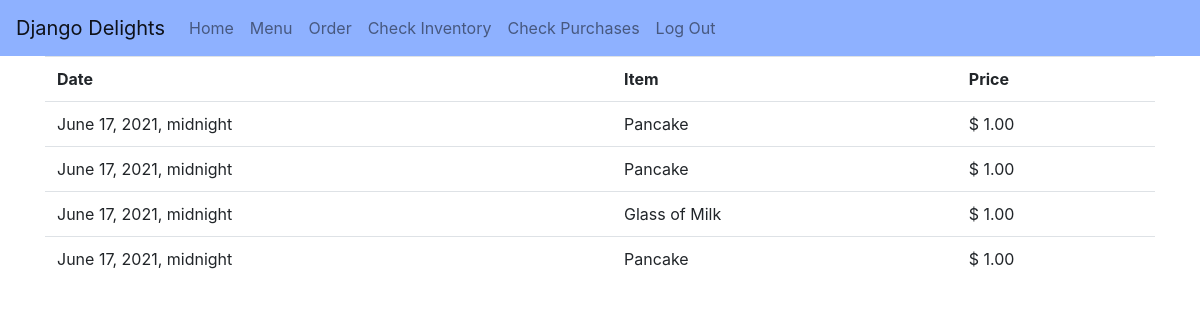
The page /purchases/ (signed in) on the database its author committed.
### inventory/models.py (models this page shows, shortened)
class Purchase(models.Model):
    creation_date = models.DateTimeField(default=datetime.date.today)
    menu_item = models.ForeignKey(MenuItem, on_delete=models.CASCADE, default=1)

class MenuItem(models.Model):
    name = models.CharField(max_length=100)
    description = models.CharField(max_length=1000)
    price = models.DecimalField(max_digits=10, decimal_places=2)
    picture = models.CharField(max_length=250); # Link to picture
    def __str__(self) -> str:
        return self.name

### inventory/views.py (the view)
# urls.py: path('purchases/', views.PurchaseList.as_view(), name='purchases'),
class PurchaseList(LoginRequiredMixin, ListView):
    model = Purchase
    context_object_name = 'purchase_list'
    template_name = 'inventory/purchase_list.html'

### inventory/templates/inventory/purchase_list.html
{% extends './base.html' %}
{% block content %}
<div class="container">
    <div class="row">
        <div class="col">
            <table class="table">
                <tr>
                    <th>Date</th>
                    <th>Item</th>
                    <th>Price</th>
                </tr>
                {% for purchase in purchase_list %}
                <tr>
                    <td>{{ purchase.creation_date }}</td>
                    <td>{{ purchase.menu_item }}</td>
                    <td>$ {{ purchase.menu_item.price }}</td>
                </tr>
                {% endfor %}
            </table>
        </div>
    </div>
</div>
{% endblock %}

### rows shown on the page
Purchase: creation_date "June 17, 2021, midnight", menu_item "Pancake", menu_item.price "1.00"
Purchase: creation_date "June 17, 2021, midnight", menu_item "Pancake", menu_item.price "1.00"
Purchase: creation_date "June 17, 2021, midnight", menu_item "Glass of Milk", menu_item.price "1.00"
Purchase: creation_date "June 17, 2021, midnight", menu_item "Pancake", menu_item.price "1.00"
